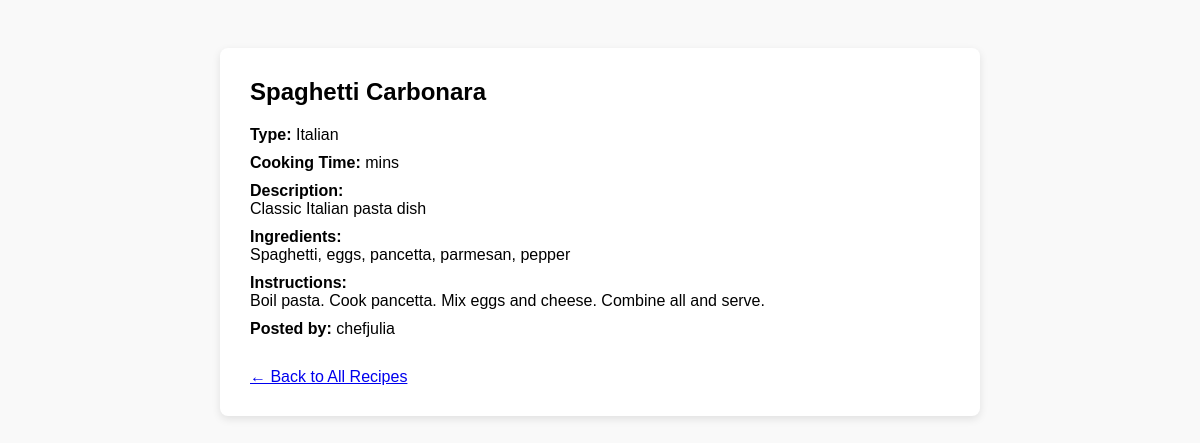
The app's page /view_recipe.php?rid=1 with its own data.
### tables this page shows
CREATE TABLE `recipes` (
  `rid` int(11) NOT NULL,
  `name` varchar(50) NOT NULL,
  `description` varchar(300) DEFAULT NULL,
  `type` enum('French','Italian','Chinese','Indian','Mexican','Others') NOT NULL,
  `Cookingtime` int(4) ,
  `ingredients` varchar(1000) ,
  `instructions` varchar(1000) ,
  `image` varchar(200),
  `uid` int(11) UNSIGNED NOT NULL
);

CREATE TABLE `users` (
  `uid` int(11) UNSIGNED NOT NULL,
  `username` varchar(255) NOT NULL,
  `password` varchar(255) NOT NULL,
  `email` varchar(255) NOT NULL
);

### view_recipe.php (the view, shortened to what this page needs)
<?php
include 'db.php';
$rid = $_GET['rid'] ?? null;
$stmt = $conn->prepare("SELECT r.*, u.username FROM recipes r JOIN users u ON r.uid = u.uid WHERE r.rid = ?");
$stmt->bind_param("i", $rid);
$stmt->execute();
$result = $stmt->get_result();
$recipe = $result->fetch_assoc();
?>
<!DOCTYPE html>
<html>
<head>
</head>
<body>
    <div class="container">
        <h2><?php echo htmlspecialchars($recipe['name']); ?></h2>
        <p><strong>Type:</strong> <?php echo htmlspecialchars($recipe['type']); ?></p>
        <p><strong>Cooking Time:</strong> <?php echo $recipe['cookingtime']; ?> mins</p>
        <p><strong>Description:</strong><br><?php echo nl2br(htmlspecialchars($recipe['description'])); ?></p>
        <p><strong>Ingredients:</strong><br><?php echo nl2br(htmlspecialchars($recipe['ingredients'])); ?></p>
        <p><strong>Instructions:</strong><br><?php echo nl2br(htmlspecialchars($recipe['instructions'])); ?></p>
        <p><strong>Posted by:</strong> <?php echo htmlspecialchars($recipe['username']); ?></p>
        <a class="back" href="index.php">← Back to All Recipes</a>
    </div>
</body>
</html>

### view_recipe.php (style rules this page uses)
body { font-family: Arial; padding: 40px; background: #f9f9f9; }
.container { background: white; padding: 30px; border-radius: 8px; max-width: 700px; margin: auto; box-shadow: 0 3px 8px rgba(0,0,0,0.1); }
h2 { margin-top: 0; }
p { margin: 10px 0; }
.back { margin-top: 20px; display: inline-block; }

### records on screen
recipes: name "Spaghetti Carbonara", type "Italian", description "Classic Italian pasta dish", ingredients "Spaghetti, eggs, pancetta, parmesan, pepper", instructions "Boil pasta. Cook pancetta. Mix eggs and cheese. Combine all and serve.", uid.username "chefjulia"
